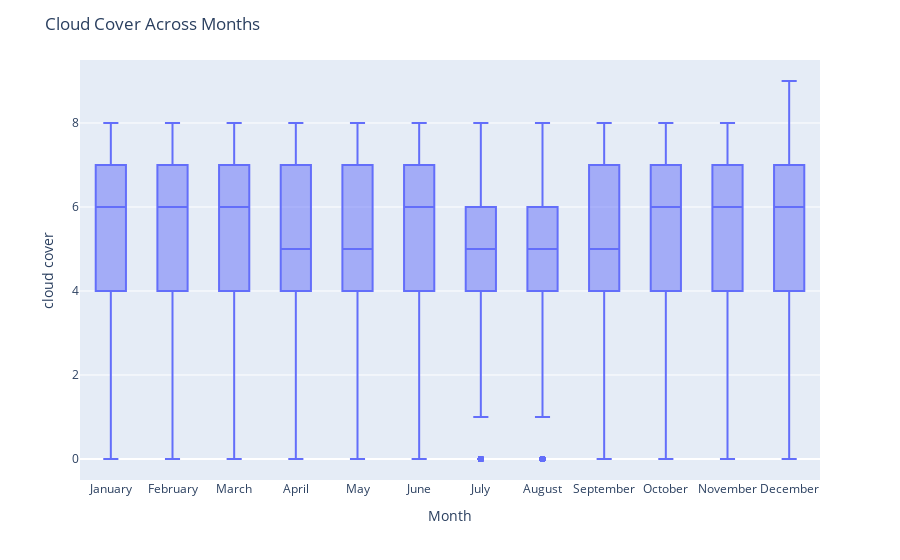

Notebook code cell kept with this figure:
### Markdown cell above
#### The above graph shows that the maximum temperature is high in July month and in August. So these months are perfect time to visit London

### Code cell
## box plot showing cloud cover across months

fig = px.box(df, x='month_name', y='cloud_cover')
fig.update_layout(title='Cloud Cover Across Months', xaxis_title='Month', yaxis_title='cloud cover')
fig.show()

### Figure 1 — Plotly figure (JSON) as saved in the notebook; plotly's stock layout.template omitted (floating-point values rounded to 4 significant figures; data arrays with more than 128 entries replaced by an {"elided": "..."} marker saying what was removed)
{"data": [{"alignmentgroup": "True", "hovertemplate": "month_name=%{x}<br>cloud_cover=%{y}<extra></extra>", "legendgroup": "", "marker": {"color": "#636efa"}, "name": "", "notched": false, "offsetgroup": "", "orientation": "v", "showlegend": false, "type": "box", "x": {"elided": "15341 str values"}, "x0": " ", "xaxis": "x", "y": {"elided": "15341 int values"}, "y0": " ", "yaxis": "y"}], "layout": {"boxmode": "group", "legend": {"tracegroupgap": 0}, "margin": {"t": 60}, "title": {"text": "Cloud Cover Across Months"}, "xaxis": {"anchor": "y", "domain": [0, 1], "title": {"text": "Month"}}, "yaxis": {"anchor": "x", "domain": [0, 1], "title": {"text": "cloud cover"}}}}
